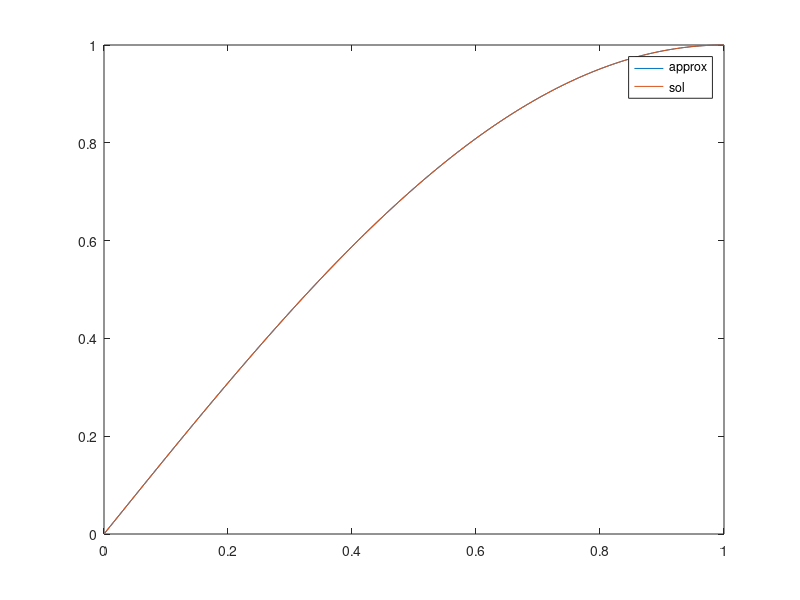

Source code (MATLAB):
clc
clear
close all

F = @(x) (0.25*pi^2)*sin(0.5*pi*x);
sol = @(x) sin(0.5*pi*x);

%% uniforme lineare

dx = 0.002;
x = 0:dx:1;
N = length(x);
f = F(x')*dx;
A = (1/dx)*(2*eye(N-2) - diag(ones(1,N-3),-1) - diag(ones(1,N-3),1));
U = [0; A\f(2:end-1) ; 0] + x';
err2_dx = sqrt(dx*sum((U - sol(x')).^2));

%% non uniforme lineare random

x1 = [0; sort(rand(N-2,1)); 1];%x'.*exp(1-x');
h = x1(2:end) - x1(1:end-1);
f1 = 0.5*F(x1(2:end-1)).*(h(1:end-1) + h(2:end));
B = [1 -1;-1 1];
B1 = zeros(N);
for i = 1:N-1
    B1(i:i+1,i:i+1) = B1(i:i+1,i:i+1) + B/h(i);
end
A1 = B1(2:end-1,2:end-1); 
U1 = A1\f1;
U1 = [0; U1; 0] + x1;
err2_h = sqrt(max(h)*sum((U1 - sol(x1)).^2));

%% ordine uniforme lineare

dx = 0.5*dx;
x = 0:dx:1;
N = length(x);
f = F(x')*dx;
A = (1/dx)*(2*eye(N-2) - diag(ones(1,N-3),-1) - diag(ones(1,N-3),1));
U = [0; A\f(2:end-1) ; 0] + x';
err2_dxhalf = sqrt(dx*sum((U - sol(x')).^2));
err1_dxhalf = dx*sum(abs(U - sol(x')));
p2 = log2(err2_dx/err2_dxhalf);

%% elementi quadratici

dx = 0.005;
x = 0:dx:1;
N = length(x);
f = zeros(N-2,1);
f(1:2:end) = (4/3)*F(x(2:2:end-1)')*dx;
f(2:2:end) = (2/3)*F(x(3:2:end-1)')*dx;
C0 = 1/3*[7 -8 1; -8 16 -8; 1 -8 7];
C = zeros(N);
for i = 1:2:N-2
    C(i:i+2,i:i+2) = C(i:i+2,i:i+2) + 0.5*C0/dx;
end
Aq = C(2:end-1,2:end-1);
U = [0; Aq\f; 0] + x';
err2_dxq = sqrt(dx*sum((U - sol(x')).^2));
plot(x,U,x,sol(x'));
legend("approx","sol");

%% ordine quadratico 

dx = 0.5*dx;
x = 0:dx:1;
N = length(x);
f = zeros(N-2,1);
f(1:2:end) = (4/3)*F(x(2:2:end-1)')*dx;
f(2:2:end) = (2/3)*F(x(3:2:end-1)')*dx;
C0 = 1/3*[7 -8 1; -8 16 -8; 1 -8 7];
C = zeros(N);
for i = 1:2:N-2
    C(i:i+2,i:i+2) = C(i:i+2,i:i+2) + 0.5*C0/dx;
end
Aq = C(2:end-1,2:end-1);
U = [0; Aq\f; 0] + x';
err2_dxhalfq = sqrt(dx*sum((U - sol(x')).^2));
p2q = log2(err2_dxq/err2_dxhalfq);